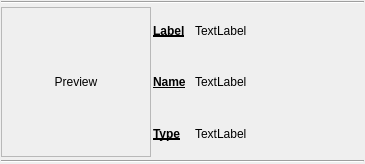
<?xml version="1.0" encoding="UTF-8"?>
<ui version="4.0">
 <class>shotNode</class>
 <widget class="QWidget" name="shotNode">
  <property name="geometry">
   <rect>
    <x>0</x>
    <y>0</y>
    <width>365</width>
    <height>164</height>
   </rect>
  </property>
  <property name="windowTitle">
   <string>Shot Node</string>
  </property>
  <layout class="QGridLayout" name="gridLayout_2">
   <property name="margin">
    <number>1</number>
   </property>
   <property name="spacing">
    <number>2</number>
   </property>
   <item row="2" column="0">
    <layout class="QHBoxLayout" name="hlShotNode">
     <property name="spacing">
      <number>2</number>
     </property>
     <item>
      <widget class="QLabel" name="lPreview">
       <property name="minimumSize">
        <size>
         <width>150</width>
         <height>150</height>
        </size>
       </property>
       <property name="maximumSize">
        <size>
         <width>150</width>
         <height>150</height>
        </size>
       </property>
       <property name="contextMenuPolicy">
        <enum>Qt::DefaultContextMenu</enum>
       </property>
       <property name="frameShape">
        <enum>QFrame::StyledPanel</enum>
       </property>
       <property name="frameShadow">
        <enum>QFrame::Plain</enum>
       </property>
       <property name="lineWidth">
        <number>1</number>
       </property>
       <property name="midLineWidth">
        <number>0</number>
       </property>
       <property name="text">
        <string>Preview</string>
       </property>
       <property name="scaledContents">
        <bool>true</bool>
       </property>
       <property name="alignment">
        <set>Qt::AlignCenter</set>
       </property>
       <property name="wordWrap">
        <bool>false</bool>
       </property>
       <property name="margin">
        <number>0</number>
       </property>
       <property name="indent">
        <number>-1</number>
       </property>
      </widget>
     </item>
     <item>
      <layout class="QGridLayout" name="glShotInfo">
       <property name="spacing">
        <number>2</number>
       </property>
       <item row="0" column="0">
        <widget class="QLabel" name="lLabel">
         <property name="maximumSize">
          <size>
           <width>40</width>
           <height>16777215</height>
          </size>
         </property>
         <property name="font">
          <font>
           <weight>75</weight>
           <bold>true</bold>
           <underline>true</underline>
          </font>
         </property>
         <property name="text">
          <string>Label</string>
         </property>
        </widget>
       </item>
       <item row="0" column="1">
        <widget class="QLabel" name="lLabelVal">
         <property name="text">
          <string>TextLabel</string>
         </property>
        </widget>
       </item>
       <item row="1" column="0">
        <widget class="QLabel" name="lName">
         <property name="maximumSize">
          <size>
           <width>40</width>
           <height>16777215</height>
          </size>
         </property>
         <property name="font">
          <font>
           <weight>75</weight>
           <bold>true</bold>
           <underline>true</underline>
          </font>
         </property>
         <property name="text">
          <string>Name</string>
         </property>
        </widget>
       </item>
       <item row="1" column="1">
        <widget class="QLabel" name="lNameVal">
         <property name="text">
          <string>TextLabel</string>
         </property>
        </widget>
       </item>
       <item row="2" column="0">
        <widget class="QLabel" name="lType">
         <property name="maximumSize">
          <size>
           <width>40</width>
           <height>16777215</height>
          </size>
         </property>
         <property name="font">
          <font>
           <weight>75</weight>
           <bold>true</bold>
           <underline>true</underline>
          </font>
         </property>
         <property name="text">
          <string>Type</string>
         </property>
        </widget>
       </item>
       <item row="2" column="1">
        <widget class="QLabel" name="lTypeVal">
         <property name="text">
          <string>TextLabel</string>
         </property>
        </widget>
       </item>
      </layout>
     </item>
    </layout>
   </item>
   <item row="3" column="0">
    <widget class="Line" name="line">
     <property name="orientation">
      <enum>Qt::Horizontal</enum>
     </property>
    </widget>
   </item>
   <item row="0" column="0">
    <widget class="Line" name="line_2">
     <property name="orientation">
      <enum>Qt::Horizontal</enum>
     </property>
    </widget>
   </item>
  </layout>
 </widget>
 <resources/>
 <connections/>
</ui>
